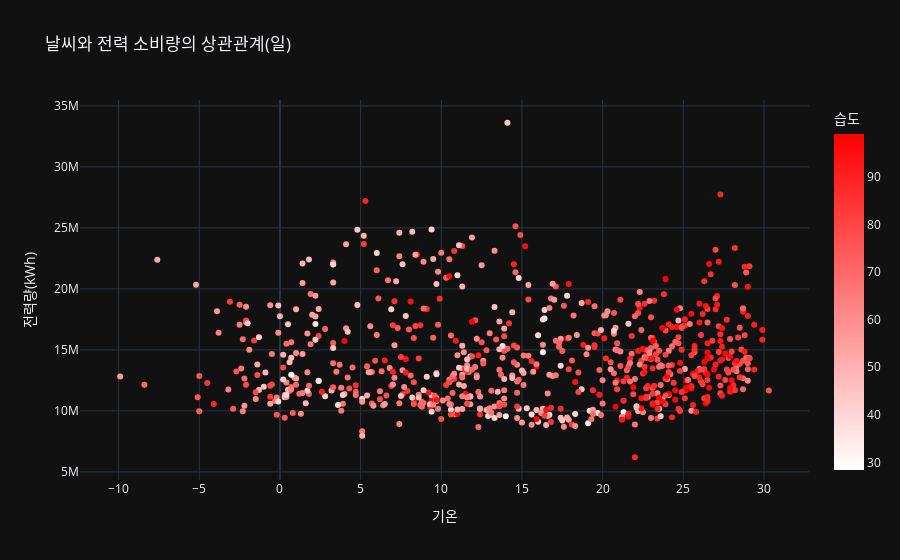
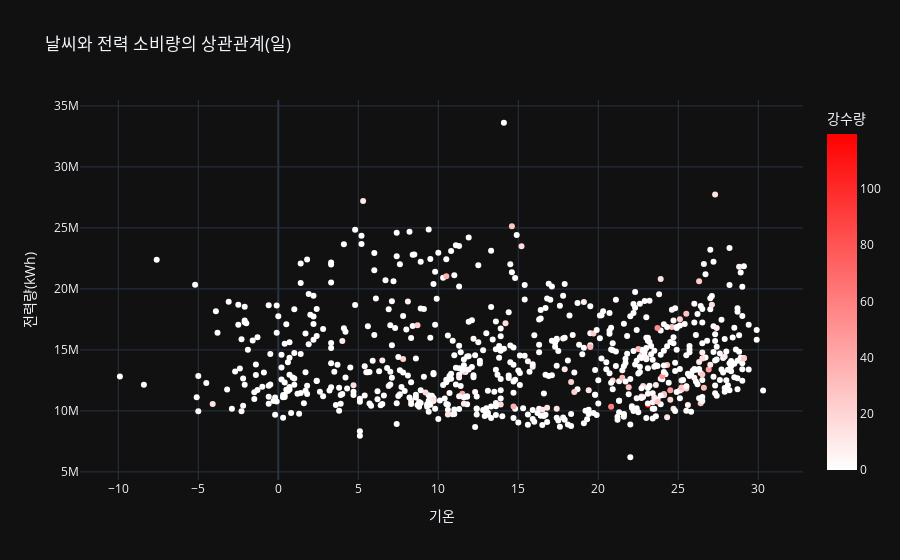
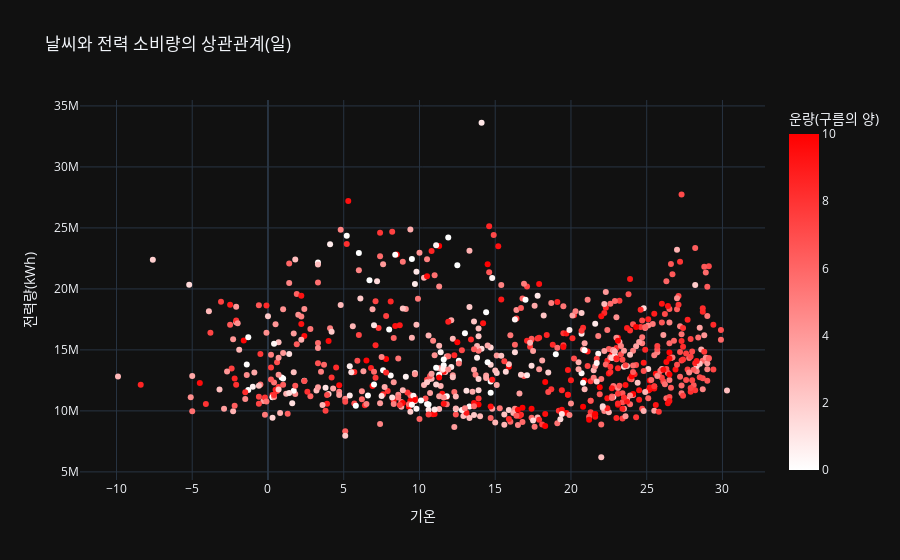
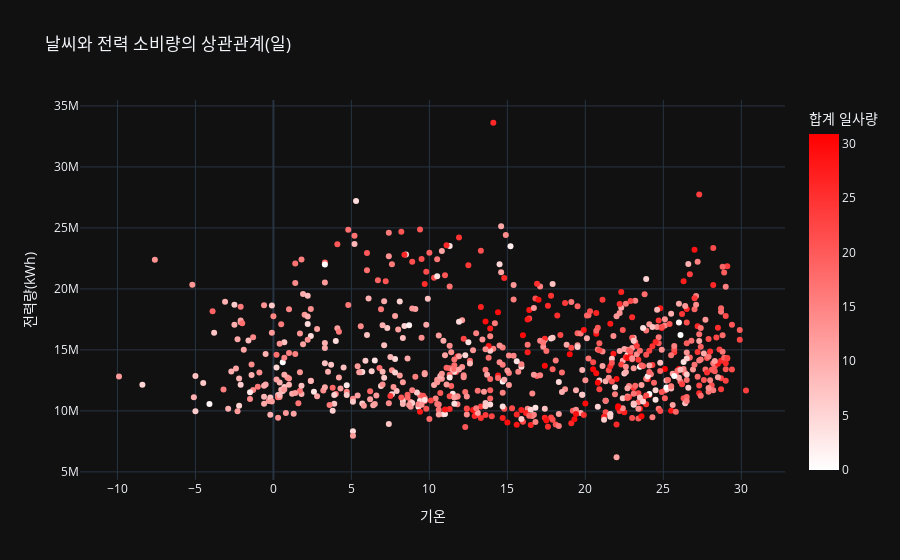

Here is the notebook cell these charts were saved with, in order:
### Markdown cell above
# 날씨와 전력 소비량의 상관관계 시각화(일 기준)

### Code cell
column_df = ['Humidity_mean','rainfall_total', 'cloud', 'solar']
col_label = {'Humidity_mean' : '습도',
             'rainfall_total' : '강수량',
             'cloud' : '운량(구름의 양)',
             'solar' : '합계 일사량'}

for feature in column_df:
    fig = px.scatter(kw_df,
                    x="temp",
                    y="kwh",
                    title='날씨와 전력 소비량의 상관관계(일)',
                    template='plotly_dark',
                    color=feature,
                    color_continuous_scale=["white", "red"],
                    labels={'temp': '기온', 'kwh': '전력량(kWh)', feature: col_label[feature]})
    fig.show()

### Figure 1 — Plotly figure (JSON) as saved in the notebook; plotly's stock layout.template omitted (floating-point values rounded to 4 significant figures; data arrays with more than 128 entries replaced by an {"elided": "..."} marker saying what was removed)
{"data": [{"hovertemplate": "기온=%{x}<br>전력량(kWh)=%{y}<br>습도=%{marker.color}<extra></extra>", "legendgroup": "", "marker": {"color": {"elided": "730 float values"}, "coloraxis": "coloraxis", "symbol": "circle"}, "mode": "markers", "name": "", "orientation": "v", "showlegend": false, "type": "scatter", "x": {"elided": "730 float values"}, "xaxis": "x", "y": {"elided": "730 float values"}, "yaxis": "y"}], "layout": {"coloraxis": {"colorbar": {"title": {"text": "습도"}}, "colorscale": [[0, "white"], [1, "red"]]}, "legend": {"tracegroupgap": 0}, "title": {"text": "날씨와 전력 소비량의 상관관계(일)"}, "xaxis": {"anchor": "y", "domain": [0, 1], "title": {"text": "기온"}}, "yaxis": {"anchor": "x", "domain": [0, 1], "title": {"text": "전력량(kWh)"}}}}

### Figure 2 — Plotly figure (JSON) as saved in the notebook; plotly's stock layout.template omitted (floating-point values rounded to 4 significant figures; data arrays with more than 128 entries replaced by an {"elided": "..."} marker saying what was removed)
{"data": [{"hovertemplate": "기온=%{x}<br>전력량(kWh)=%{y}<br>강수량=%{marker.color}<extra></extra>", "legendgroup": "", "marker": {"color": {"elided": "730 float values"}, "coloraxis": "coloraxis", "symbol": "circle"}, "mode": "markers", "name": "", "orientation": "v", "showlegend": false, "type": "scatter", "x": {"elided": "730 float values"}, "xaxis": "x", "y": {"elided": "730 float values"}, "yaxis": "y"}], "layout": {"coloraxis": {"colorbar": {"title": {"text": "강수량"}}, "colorscale": [[0, "white"], [1, "red"]]}, "legend": {"tracegroupgap": 0}, "title": {"text": "날씨와 전력 소비량의 상관관계(일)"}, "xaxis": {"anchor": "y", "domain": [0, 1], "title": {"text": "기온"}}, "yaxis": {"anchor": "x", "domain": [0, 1], "title": {"text": "전력량(kWh)"}}}}

### Figure 3 — Plotly figure (JSON) as saved in the notebook; plotly's stock layout.template omitted (floating-point values rounded to 4 significant figures; data arrays with more than 128 entries replaced by an {"elided": "..."} marker saying what was removed)
{"data": [{"hovertemplate": "기온=%{x}<br>전력량(kWh)=%{y}<br>운량(구름의 양)=%{marker.color}<extra></extra>", "legendgroup": "", "marker": {"color": {"elided": "730 float values"}, "coloraxis": "coloraxis", "symbol": "circle"}, "mode": "markers", "name": "", "orientation": "v", "showlegend": false, "type": "scatter", "x": {"elided": "730 float values"}, "xaxis": "x", "y": {"elided": "730 float values"}, "yaxis": "y"}], "layout": {"coloraxis": {"colorbar": {"title": {"text": "운량(구름의 양)"}}, "colorscale": [[0, "white"], [1, "red"]]}, "legend": {"tracegroupgap": 0}, "title": {"text": "날씨와 전력 소비량의 상관관계(일)"}, "xaxis": {"anchor": "y", "domain": [0, 1], "title": {"text": "기온"}}, "yaxis": {"anchor": "x", "domain": [0, 1], "title": {"text": "전력량(kWh)"}}}}

### Figure 4 — Plotly figure (JSON) as saved in the notebook; plotly's stock layout.template omitted (floating-point values rounded to 4 significant figures; data arrays with more than 128 entries replaced by an {"elided": "..."} marker saying what was removed)
{"data": [{"hovertemplate": "기온=%{x}<br>전력량(kWh)=%{y}<br>합계 일사량=%{marker.color}<extra></extra>", "legendgroup": "", "marker": {"color": {"elided": "730 float values"}, "coloraxis": "coloraxis", "symbol": "circle"}, "mode": "markers", "name": "", "orientation": "v", "showlegend": false, "type": "scatter", "x": {"elided": "730 float values"}, "xaxis": "x", "y": {"elided": "730 float values"}, "yaxis": "y"}], "layout": {"coloraxis": {"colorbar": {"title": {"text": "합계 일사량"}}, "colorscale": [[0, "white"], [1, "red"]]}, "legend": {"tracegroupgap": 0}, "title": {"text": "날씨와 전력 소비량의 상관관계(일)"}, "xaxis": {"anchor": "y", "domain": [0, 1], "title": {"text": "기온"}}, "yaxis": {"anchor": "x", "domain": [0, 1], "title": {"text": "전력량(kWh)"}}}}
